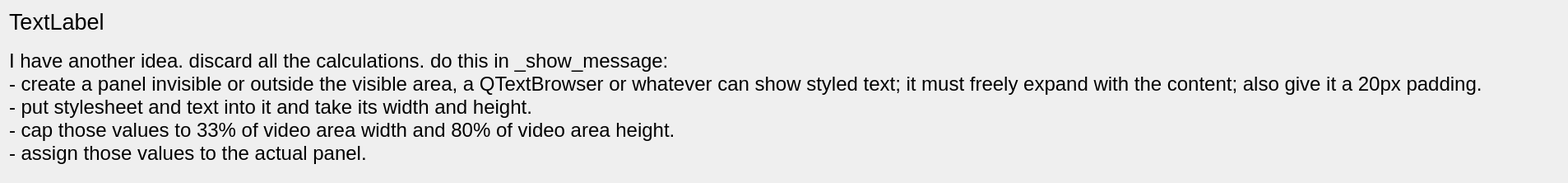
<?xml version="1.0" encoding="UTF-8"?>
<ui version="4.0">
 <class>Form</class>
 <widget class="QWidget" name="Form">
  <property name="geometry">
   <rect>
    <x>0</x>
    <y>0</y>
    <width>1906</width>
    <height>222</height>
   </rect>
  </property>
  <property name="windowTitle">
   <string>Form</string>
  </property>
  <layout class="QVBoxLayout" name="verticalLayout_2">
   <item>
    <layout class="QVBoxLayout" name="verticalLayout">
     <item>
      <widget class="QLabel" name="title_label">
       <property name="sizePolicy">
        <sizepolicy hsizetype="Preferred" vsizetype="Minimum">
         <horstretch>0</horstretch>
         <verstretch>0</verstretch>
        </sizepolicy>
       </property>
       <property name="font">
        <font>
         <pointsize>20</pointsize>
        </font>
       </property>
       <property name="text">
        <string>TextLabel</string>
       </property>
      </widget>
     </item>
     <item>
      <widget class="QLabel" name="detail_label">
       <property name="sizePolicy">
        <sizepolicy hsizetype="Preferred" vsizetype="Expanding">
         <horstretch>0</horstretch>
         <verstretch>0</verstretch>
        </sizepolicy>
       </property>
       <property name="font">
        <font>
         <pointsize>18</pointsize>
        </font>
       </property>
       <property name="text">
        <string>I have another idea. discard all the calculations. do this in _show_message:
- create a panel invisible or outside the visible area, a QTextBrowser or whatever can show styled text; it must freely expand with the content; also give it a 20px padding.
- put stylesheet and text into it and take its width and height.
- cap those values to 33% of video area width and 80% of video area height.
- assign those values to the actual panel.</string>
       </property>
      </widget>
     </item>
    </layout>
   </item>
  </layout>
 </widget>
 <resources/>
 <connections/>
</ui>
